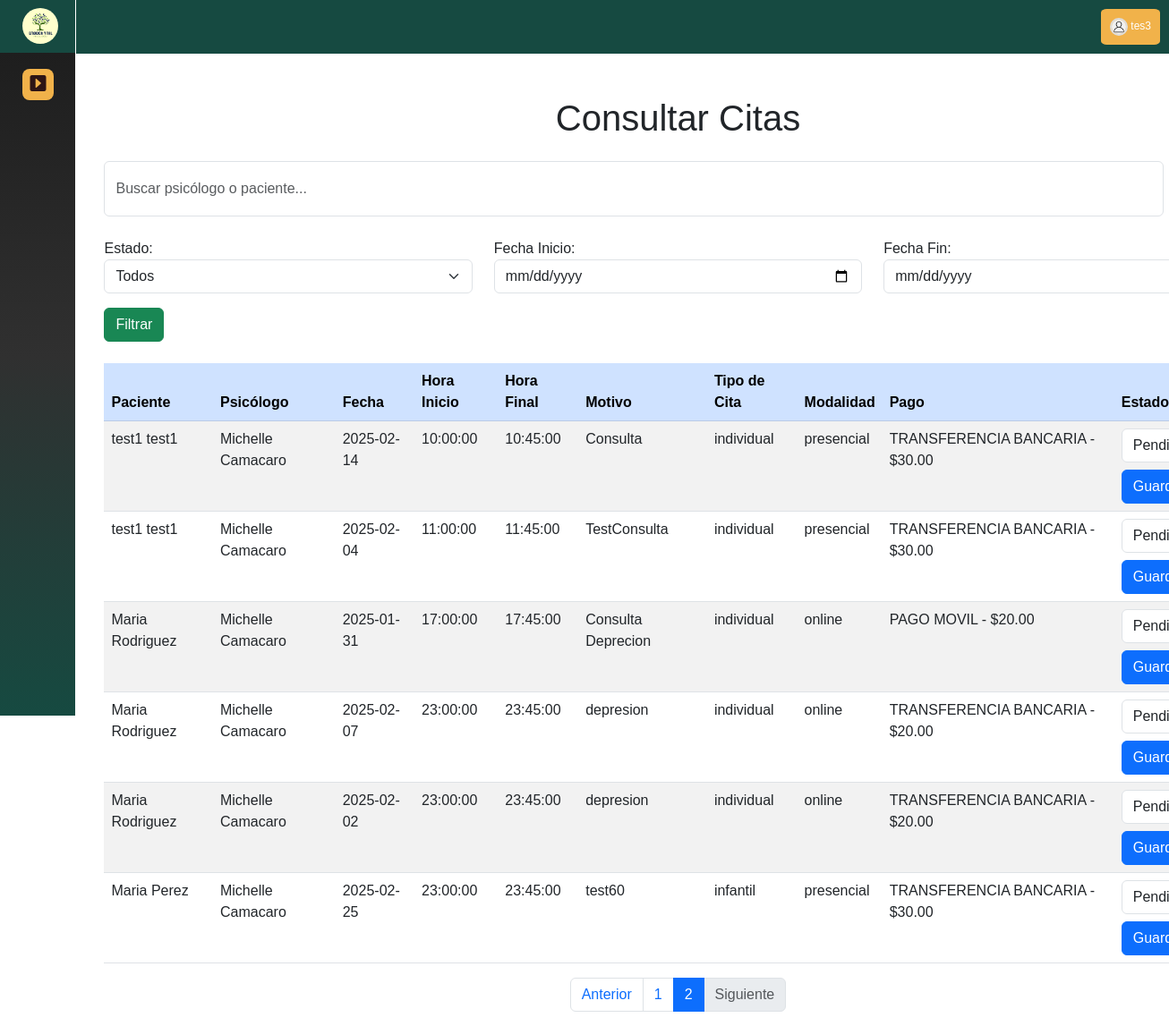
/app/vistas/consultar_cita.php?page=2 (signed in), run on an earlier commit of the app's database.
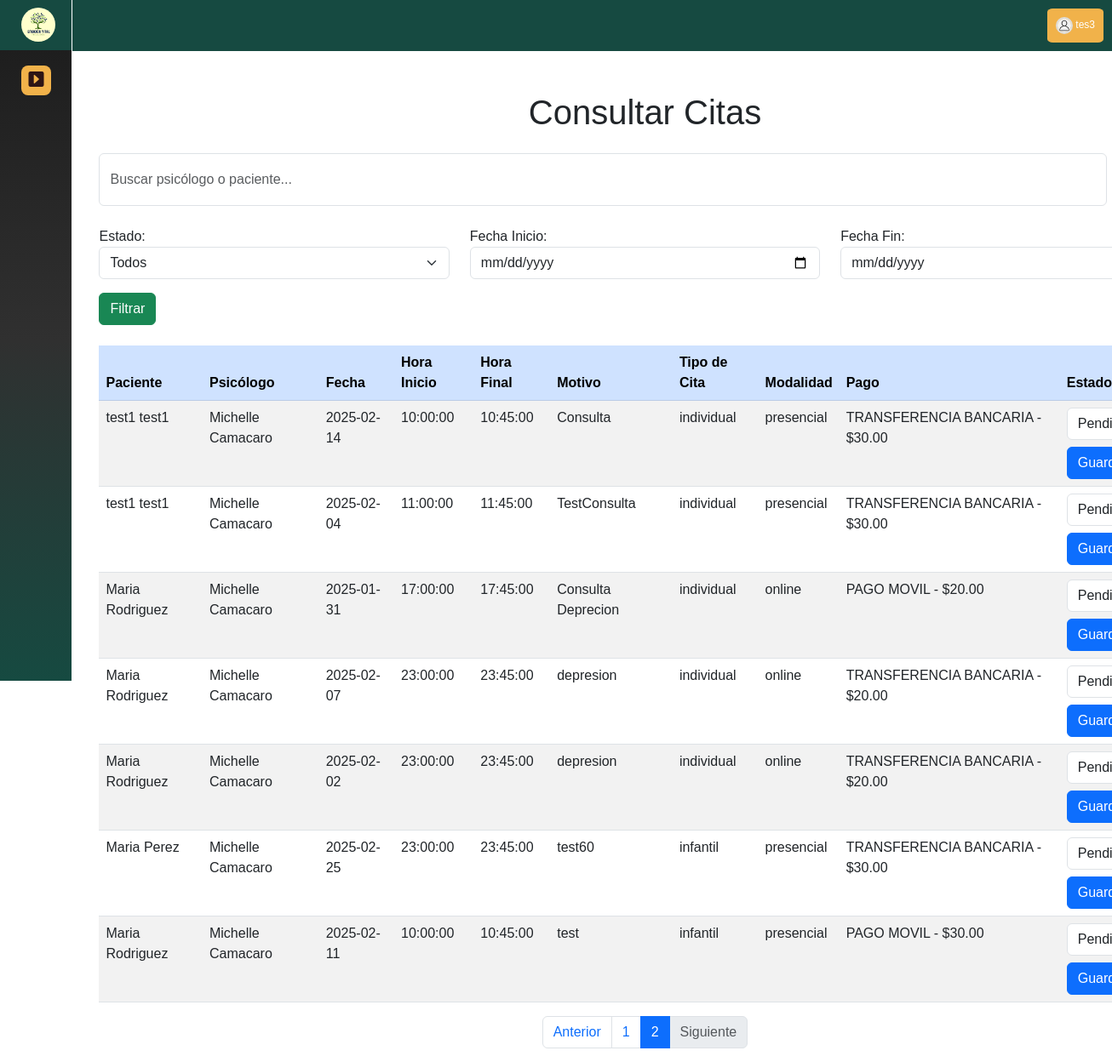
And on a later commit of the database.
### tables this page shows
CREATE TABLE `agenda` (
  `id_agenda` int(11) NOT NULL,
  `fecha` date NOT NULL,
  `hora_inicio` time NOT NULL,
  `hora_final` time NOT NULL,
  `contador_cita` int(11) DEFAULT NULL,
  `id_paciente` int(11) DEFAULT NULL,
  `status` enum('Pendiente','Confirmada','Completada','Cancelada','Reprogramada') NOT NULL,
  `link_meet` varchar(255) DEFAULT NULL
);

CREATE TABLE `usuario` (
  `id_usuario` int(11) NOT NULL,
  `usuario` varchar(50) NOT NULL,
  `tipo_doc` enum('V','E','J','P') NOT NULL,
  `num_doc` varchar(12) NOT NULL,
  `correo` varchar(70) NOT NULL,
  `contraseña` varchar(34) NOT NULL,
  `nombre1` varchar(150) NOT NULL,
  `nombre2` varchar(150) DEFAULT NULL,
  `apellido1` varchar(150) NOT NULL,
  `apellido2` varchar(150) DEFAULT NULL,
  `foto` blob DEFAULT NULL,
  `fecha_nac` date NOT NULL,
  `telefono` varchar(15) NOT NULL,
  `sexo` enum('Masculino','Femenino') NOT NULL,
  `pregunta_s1` enum('NOMBRE DE MI MADRE','NOMBRE DE MI MASCOTA','NOMBRE DE MI PRIMER COLEGIO','NOMBRE DE MI PRIMER TRABAJO','NOMBRE DE MI PADRE') NOT NULL,
  `respuesta_1` varchar(150) NOT NULL,
  `pregunta_s2` enum('NOMBRE DE MI HERMANO MAYOR','DONDE NACIO SU MADRE','NOMBRE DE MEJOR AMIGO DE LA INFANCIA','PELICULA FAVORITA','SEGUNDO APELLIDO DE MI MADRE') NOT NULL,
  `respuesta_2` varchar(150) NOT NULL,
  `status` enum('activo','inactivo') NOT NULL
);

CREATE TABLE `cita` (
  `id_cita` int(11) NOT NULL,
  `id_agenda` int(11) NOT NULL,
  `id_psicologo` int(11) NOT NULL,
  `id_paciente` int(11) NOT NULL,
  `id_tipo_cita` int(10) NOT NULL,
  `fecha` datetime NOT NULL,
  `motivo` varchar(200) NOT NULL
);

CREATE TABLE `tipo_cita` (
  `id_tipo_cita` int(10) NOT NULL,
  `tipo_cita` enum('infantil','individual','pareja','adolescente') NOT NULL,
  `modalidad` enum('online','presencial','','') NOT NULL
);

CREATE TABLE `pago_cita` (
  `id_pago_cita` int(11) NOT NULL,
  `id_cita` int(10) NOT NULL,
  `tipo_pago` enum('TRANSFERENCIA BANCARIA','PAGO MOVIL','EFECTIVO $') DEFAULT NULL,
  `monto` float NOT NULL,
  `fecha_pago` date NOT NULL,
  `referencia_bancaria` int(11) NOT NULL
);

### app/controladores/validar_consultar_cita.php (called while the page is built, shortened)
<?php
include_once('../../config/conexion.php');
$query = "
    SELECT a.id_agenda, a.fecha, a.hora_inicio, a.hora_final, a.status,
           c.id_cita, c.motivo, c.fecha AS fecha_cita,
           u.nombre1 AS nombre_paciente, u.apellido1 AS apellido_paciente,
           adm.nombre1 AS nombre_psicologo, adm.apellido1 AS apellido_psicologo,
           pc.tipo_pago, pc.monto, pc.referencia_bancaria,
           t.tipo_cita, t.modalidad
    FROM agenda a
    JOIN cita c ON a.id_agenda = c.id_agenda
    JOIN paciente p ON a.id_paciente = p.id_paciente
    JOIN usuario u ON p.id_usuario = u.id_usuario
    JOIN psicologo ps ON c.id_psicologo = ps.id_psicologo
    JOIN administrativo adm ON ps.id_administrativo = adm.id_administrativo
    JOIN pago_cita pc ON c.id_cita = pc.id_cita
    JOIN tipo_cita t ON c.id_tipo_cita = t.id_tipo_cita
";
$page = isset($_GET['page']) ? (int)$_GET['page'] : 1;
$limit = 10;
$offset = ($page - 1) * $limit;
$query .= " LIMIT :limit OFFSET :offset";
$count_query = "SELECT COUNT(*) as total FROM (" . substr($query, 0, strpos($query, 'LIMIT')) . ") as total_count";
$count_stmt = $conn->prepare($count_query);
$count_stmt->execute();
$total_rows = $count_stmt->fetch(PDO::FETCH_ASSOC)['total'];
$total_pages = ceil($total_rows / $limit);
$stmt = $conn->prepare($query);
$stmt->bindValue(':limit', (int)$limit, PDO::PARAM_INT);
$stmt->bindValue(':offset', (int)$offset, PDO::PARAM_INT);
$stmt->execute();
$result = $stmt->fetchAll(PDO::FETCH_ASSOC);

### app/vistas/consultar_cita.php (the view, shortened to what the changed rows need)
<?php
include_once('../controladores/validar_consultar_cita.php');
?>
<!DOCTYPE html>
<html lang="es">
<head>
    <link href="https://cdn.jsdelivr.net/npm/bootstrap@5.3.0-alpha3/dist/css/bootstrap.min.css" rel="stylesheet">
    <link rel="stylesheet" href="https://cdnjs.cloudflare.com/ajax/libs/bootstrap-icons/1.10.5/font/bootstrap-icons.min.css">
    <link rel="stylesheet" href="css/consultar_cita.css">
    <link rel="stylesheet" href="css/sidebarandheader.css">
</head>
<body>
    <?php include 'includes/header.php'; ?>
    <div class="container mt-5">
        <h1 class="text-center mb-4">Consultar Citas</h1>
        <div class="table-responsive">
            <table class="table table-striped table-hover">
                <thead class="table-primary">
                    <tr>
                        <th>Paciente</th>
                        <th>Psicólogo</th>
                        <th>Fecha</th>
                        <th>Hora Inicio</th>
                        <th>Hora Final</th>
                        <th>Motivo</th>
                        <th>Tipo de Cita</th>
                        <th>Modalidad</th>
                        <th>Pago</th>
                        <th>Estado</th>
                    </tr>
                </thead>
                <tbody>
                    <?php if (!empty($result)): ?>
                        <?php foreach ($result as $row): ?>
                            <tr>
                                <td data-label="Paciente"><?= htmlspecialchars($row['nombre_paciente'] . ' ' . $row['apellido_paciente']) ?></td>
                                <td data-label="Psicólogo"><?= htmlspecialchars($row['nombre_psicologo'] . ' ' . $row['apellido_psicologo']) ?></td>
                                <td data-label="Fecha"><?= htmlspecialchars($row['fecha']) ?></td>
                                <td data-label="Hora Inicio"><?= htmlspecialchars($row['hora_inicio']) ?></td>
                                <td data-label="Hora Final"><?= htmlspecialchars($row['hora_final']) ?></td>
                                <td data-label="Motivo"><?= htmlspecialchars($row['motivo']) ?></td>
                                <td data-label="Tipo de Cita"><?= htmlspecialchars($row['tipo_cita']) ?></td>
                                <td data-label="Modalidad"><?= htmlspecialchars($row['modalidad']) ?></td>
                                <td data-label="Pago"><?= htmlspecialchars($row['tipo_pago']) . ' - $' . number_format($row['monto'], 2) ?></td>
                                <td data-label="Estado">
                                    <form method="POST" action="consultar_cita.php">
                                        <select name="status" class="form-select">
                                            <option value="Pendiente" <?= $row['status'] === 'Pendiente' ? 'selected' : '' ?>>Pendiente</option>
                                        </select>
                                        <button type="submit" name="update_status" class="btn btn-primary mt-2">Guardar</button>
                                    </form>
                                </td>
                            </tr>
                        <?php endforeach; ?>
                    <?php else: ?>
                        <tr>
                            <td colspan="11" class="text-center text-muted">No se encontraron citas con los filtros seleccionados.</td>
                        </tr>
                    <?php endif; ?>
                </tbody>
            </table>
        </div>
        <nav aria-label="Page navigation">
            <ul class="pagination justify-content-center">
                <?php for ($i = 1; $i <= $total_pages; $i++): ?>
                    <li class="page-item <?= ($i == $page) ? 'active' : '' ?>">
                        <a class="page-link" href="?page=<?= $i ?>"><?= $i ?></a>
                    </li>
                <?php endfor; ?>
            </ul>
        </nav>
    </div>
</body>
</html>

What changed in the data, as far as the page shows it:
added agenda: usuario.nombre1+apellido1 "Maria Rodriguez", administrativo.Nombre1+Apellido1 "Michelle Camacaro", fecha "2025-02-11", hora_inicio "10:00:00", hora_final "10:45:00", cita.motivo "test", tipo_cita.tipo_cita "infantil", tipo_cita.modalidad "presencial", pago_cita.tipo_pago "PAGO MOVIL", pago_cita.monto "30.00", status "Pendiente"
